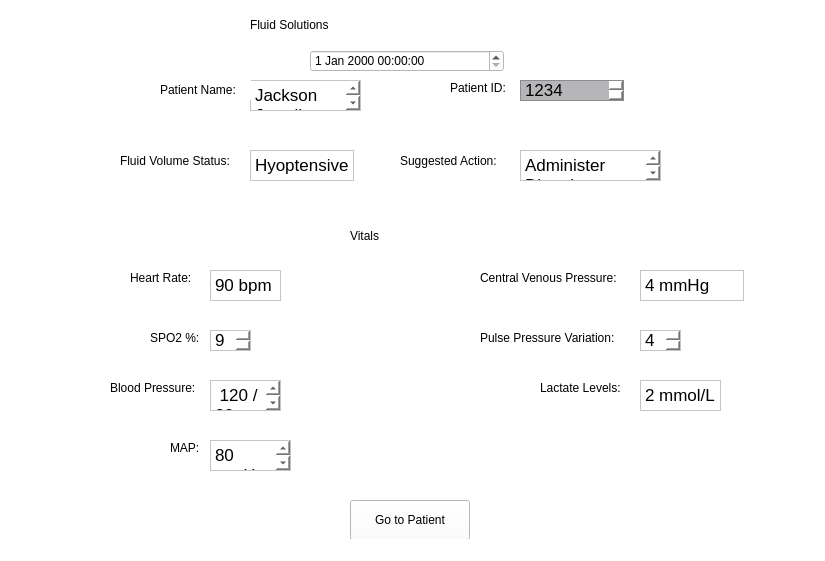
<?xml version="1.0" encoding="UTF-8"?>
<ui version="4.0">
 <class>MainWindow</class>
 <widget class="QMainWindow" name="MainWindow">
  <property name="geometry">
   <rect>
    <x>0</x>
    <y>0</y>
    <width>825</width>
    <height>561</height>
   </rect>
  </property>
  <property name="windowTitle">
   <string>MainWindow</string>
  </property>
  <property name="styleSheet">
   <string notr="true">background-color: rgb(255, 255, 255)</string>
  </property>
  <widget class="QWidget" name="centralwidget">
   <widget class="QLabel" name="label">
    <property name="geometry">
     <rect>
      <x>250</x>
      <y>-1</y>
      <width>301</width>
      <height>51</height>
     </rect>
    </property>
    <property name="styleSheet">
     <string notr="true">font: 48pt "Times New Roman";</string>
    </property>
    <property name="text">
     <string>Fluid Solutions</string>
    </property>
   </widget>
   <widget class="QDateTimeEdit" name="dateTimeEdit">
    <property name="geometry">
     <rect>
      <x>310</x>
      <y>50</y>
      <width>194</width>
      <height>22</height>
     </rect>
    </property>
   </widget>
   <widget class="QLabel" name="label_2">
    <property name="geometry">
     <rect>
      <x>120</x>
      <y>150</y>
      <width>131</width>
      <height>21</height>
     </rect>
    </property>
    <property name="text">
     <string>Fluid Volume Status: </string>
    </property>
   </widget>
   <widget class="QTextEdit" name="textEdit">
    <property name="geometry">
     <rect>
      <x>250</x>
      <y>150</y>
      <width>104</width>
      <height>31</height>
     </rect>
    </property>
    <property name="html">
     <string>&lt;!DOCTYPE HTML PUBLIC "-//W3C//DTD HTML 4.0//EN" "http://www.w3.org/TR/REC-html40/strict.dtd"&gt;
&lt;html&gt;&lt;head&gt;&lt;meta name="qrichtext" content="1" /&gt;&lt;meta charset="utf-8" /&gt;&lt;style type="text/css"&gt;
p, li { white-space: pre-wrap; }
hr { height: 1px; border-width: 0; }
li.unchecked::marker { content: "\2610"; }
li.checked::marker { content: "\2612"; }
&lt;/style&gt;&lt;/head&gt;&lt;body style=" font-family:'.AppleSystemUIFont'; font-size:13pt; font-weight:400; font-style:normal;"&gt;
&lt;p style=" margin-top:0px; margin-bottom:0px; margin-left:0px; margin-right:0px; -qt-block-indent:0; text-indent:0px;"&gt;Hyoptensive&lt;/p&gt;&lt;/body&gt;&lt;/html&gt;</string>
    </property>
   </widget>
   <widget class="QLabel" name="label_3">
    <property name="geometry">
     <rect>
      <x>400</x>
      <y>150</y>
      <width>111</width>
      <height>21</height>
     </rect>
    </property>
    <property name="text">
     <string>Suggested Action: </string>
    </property>
   </widget>
   <widget class="QTextEdit" name="textEdit_2">
    <property name="geometry">
     <rect>
      <x>520</x>
      <y>150</y>
      <width>141</width>
      <height>31</height>
     </rect>
    </property>
    <property name="html">
     <string>&lt;!DOCTYPE HTML PUBLIC "-//W3C//DTD HTML 4.0//EN" "http://www.w3.org/TR/REC-html40/strict.dtd"&gt;
&lt;html&gt;&lt;head&gt;&lt;meta name="qrichtext" content="1" /&gt;&lt;meta charset="utf-8" /&gt;&lt;style type="text/css"&gt;
p, li { white-space: pre-wrap; }
hr { height: 1px; border-width: 0; }
li.unchecked::marker { content: "\2610"; }
li.checked::marker { content: "\2612"; }
&lt;/style&gt;&lt;/head&gt;&lt;body style=" font-family:'.AppleSystemUIFont'; font-size:13pt; font-weight:400; font-style:normal;"&gt;
&lt;p style=" margin-top:0px; margin-bottom:0px; margin-left:0px; margin-right:0px; -qt-block-indent:0; text-indent:0px;"&gt;Administer Diuretic&lt;/p&gt;&lt;/body&gt;&lt;/html&gt;</string>
    </property>
   </widget>
   <widget class="QLabel" name="label_4">
    <property name="geometry">
     <rect>
      <x>350</x>
      <y>220</y>
      <width>91</width>
      <height>31</height>
     </rect>
    </property>
    <property name="styleSheet">
     <string notr="true">font: 24pt "Academy Engraved LET";
font: 36pt "Times New Roman";</string>
    </property>
    <property name="text">
     <string>Vitals</string>
    </property>
   </widget>
   <widget class="QLabel" name="label_5">
    <property name="geometry">
     <rect>
      <x>130</x>
      <y>270</y>
      <width>71</width>
      <height>16</height>
     </rect>
    </property>
    <property name="text">
     <string>Heart Rate: </string>
    </property>
   </widget>
   <widget class="QLabel" name="label_6">
    <property name="geometry">
     <rect>
      <x>150</x>
      <y>330</y>
      <width>61</width>
      <height>16</height>
     </rect>
    </property>
    <property name="text">
     <string>SPO2 %: </string>
    </property>
   </widget>
   <widget class="QLabel" name="label_7">
    <property name="geometry">
     <rect>
      <x>540</x>
      <y>380</y>
      <width>91</width>
      <height>16</height>
     </rect>
    </property>
    <property name="text">
     <string>Lactate Levels:</string>
    </property>
   </widget>
   <widget class="QLabel" name="label_8">
    <property name="geometry">
     <rect>
      <x>110</x>
      <y>380</y>
      <width>101</width>
      <height>16</height>
     </rect>
    </property>
    <property name="text">
     <string>Blood Pressure:</string>
    </property>
   </widget>
   <widget class="QLabel" name="label_9">
    <property name="geometry">
     <rect>
      <x>480</x>
      <y>270</y>
      <width>161</width>
      <height>16</height>
     </rect>
    </property>
    <property name="text">
     <string>Central Venous Pressure:</string>
    </property>
   </widget>
   <widget class="QLabel" name="label_10">
    <property name="geometry">
     <rect>
      <x>480</x>
      <y>330</y>
      <width>151</width>
      <height>16</height>
     </rect>
    </property>
    <property name="text">
     <string>Pulse Pressure Variation: </string>
    </property>
   </widget>
   <widget class="QTextEdit" name="textEdit_3">
    <property name="geometry">
     <rect>
      <x>210</x>
      <y>270</y>
      <width>71</width>
      <height>31</height>
     </rect>
    </property>
    <property name="html">
     <string>&lt;!DOCTYPE HTML PUBLIC "-//W3C//DTD HTML 4.0//EN" "http://www.w3.org/TR/REC-html40/strict.dtd"&gt;
&lt;html&gt;&lt;head&gt;&lt;meta name="qrichtext" content="1" /&gt;&lt;meta charset="utf-8" /&gt;&lt;style type="text/css"&gt;
p, li { white-space: pre-wrap; }
hr { height: 1px; border-width: 0; }
li.unchecked::marker { content: "\2610"; }
li.checked::marker { content: "\2612"; }
&lt;/style&gt;&lt;/head&gt;&lt;body style=" font-family:'.AppleSystemUIFont'; font-size:13pt; font-weight:400; font-style:normal;"&gt;
&lt;p style=" margin-top:0px; margin-bottom:0px; margin-left:0px; margin-right:0px; -qt-block-indent:0; text-indent:0px;"&gt;90 bpm&lt;/p&gt;&lt;/body&gt;&lt;/html&gt;</string>
    </property>
   </widget>
   <widget class="QTextEdit" name="textEdit_4">
    <property name="geometry">
     <rect>
      <x>210</x>
      <y>330</y>
      <width>41</width>
      <height>21</height>
     </rect>
    </property>
    <property name="html">
     <string>&lt;!DOCTYPE HTML PUBLIC "-//W3C//DTD HTML 4.0//EN" "http://www.w3.org/TR/REC-html40/strict.dtd"&gt;
&lt;html&gt;&lt;head&gt;&lt;meta name="qrichtext" content="1" /&gt;&lt;meta charset="utf-8" /&gt;&lt;style type="text/css"&gt;
p, li { white-space: pre-wrap; }
hr { height: 1px; border-width: 0; }
li.unchecked::marker { content: "\2610"; }
li.checked::marker { content: "\2612"; }
&lt;/style&gt;&lt;/head&gt;&lt;body style=" font-family:'.AppleSystemUIFont'; font-size:13pt; font-weight:400; font-style:normal;"&gt;
&lt;p style=" margin-top:0px; margin-bottom:0px; margin-left:0px; margin-right:0px; -qt-block-indent:0; text-indent:0px;"&gt;95&lt;/p&gt;&lt;/body&gt;&lt;/html&gt;</string>
    </property>
   </widget>
   <widget class="QTextEdit" name="textEdit_5">
    <property name="geometry">
     <rect>
      <x>210</x>
      <y>380</y>
      <width>71</width>
      <height>31</height>
     </rect>
    </property>
    <property name="html">
     <string>&lt;!DOCTYPE HTML PUBLIC "-//W3C//DTD HTML 4.0//EN" "http://www.w3.org/TR/REC-html40/strict.dtd"&gt;
&lt;html&gt;&lt;head&gt;&lt;meta name="qrichtext" content="1" /&gt;&lt;meta charset="utf-8" /&gt;&lt;style type="text/css"&gt;
p, li { white-space: pre-wrap; }
hr { height: 1px; border-width: 0; }
li.unchecked::marker { content: "\2610"; }
li.checked::marker { content: "\2612"; }
&lt;/style&gt;&lt;/head&gt;&lt;body style=" font-family:'.AppleSystemUIFont'; font-size:13pt; font-weight:400; font-style:normal;"&gt;
&lt;p style=" margin-top:0px; margin-bottom:0px; margin-left:0px; margin-right:0px; -qt-block-indent:0; text-indent:0px;"&gt; 120 / 80&lt;/p&gt;&lt;/body&gt;&lt;/html&gt;</string>
    </property>
   </widget>
   <widget class="QTextEdit" name="textEdit_6">
    <property name="geometry">
     <rect>
      <x>640</x>
      <y>270</y>
      <width>104</width>
      <height>31</height>
     </rect>
    </property>
    <property name="html">
     <string>&lt;!DOCTYPE HTML PUBLIC "-//W3C//DTD HTML 4.0//EN" "http://www.w3.org/TR/REC-html40/strict.dtd"&gt;
&lt;html&gt;&lt;head&gt;&lt;meta name="qrichtext" content="1" /&gt;&lt;meta charset="utf-8" /&gt;&lt;style type="text/css"&gt;
p, li { white-space: pre-wrap; }
hr { height: 1px; border-width: 0; }
li.unchecked::marker { content: "\2610"; }
li.checked::marker { content: "\2612"; }
&lt;/style&gt;&lt;/head&gt;&lt;body style=" font-family:'.AppleSystemUIFont'; font-size:13pt; font-weight:400; font-style:normal;"&gt;
&lt;p style=" margin-top:0px; margin-bottom:0px; margin-left:0px; margin-right:0px; -qt-block-indent:0; text-indent:0px;"&gt;4 mmHg&lt;/p&gt;&lt;/body&gt;&lt;/html&gt;</string>
    </property>
   </widget>
   <widget class="QTextEdit" name="textEdit_7">
    <property name="geometry">
     <rect>
      <x>640</x>
      <y>330</y>
      <width>41</width>
      <height>21</height>
     </rect>
    </property>
    <property name="html">
     <string>&lt;!DOCTYPE HTML PUBLIC "-//W3C//DTD HTML 4.0//EN" "http://www.w3.org/TR/REC-html40/strict.dtd"&gt;
&lt;html&gt;&lt;head&gt;&lt;meta name="qrichtext" content="1" /&gt;&lt;meta charset="utf-8" /&gt;&lt;style type="text/css"&gt;
p, li { white-space: pre-wrap; }
hr { height: 1px; border-width: 0; }
li.unchecked::marker { content: "\2610"; }
li.checked::marker { content: "\2612"; }
&lt;/style&gt;&lt;/head&gt;&lt;body style=" font-family:'.AppleSystemUIFont'; font-size:13pt; font-weight:400; font-style:normal;"&gt;
&lt;p style=" margin-top:0px; margin-bottom:0px; margin-left:0px; margin-right:0px; -qt-block-indent:0; text-indent:0px;"&gt;40&lt;/p&gt;&lt;/body&gt;&lt;/html&gt;</string>
    </property>
   </widget>
   <widget class="QTextEdit" name="textEdit_8">
    <property name="geometry">
     <rect>
      <x>640</x>
      <y>380</y>
      <width>81</width>
      <height>31</height>
     </rect>
    </property>
    <property name="html">
     <string>&lt;!DOCTYPE HTML PUBLIC "-//W3C//DTD HTML 4.0//EN" "http://www.w3.org/TR/REC-html40/strict.dtd"&gt;
&lt;html&gt;&lt;head&gt;&lt;meta name="qrichtext" content="1" /&gt;&lt;meta charset="utf-8" /&gt;&lt;style type="text/css"&gt;
p, li { white-space: pre-wrap; }
hr { height: 1px; border-width: 0; }
li.unchecked::marker { content: "\2610"; }
li.checked::marker { content: "\2612"; }
&lt;/style&gt;&lt;/head&gt;&lt;body style=" font-family:'.AppleSystemUIFont'; font-size:13pt; font-weight:400; font-style:normal;"&gt;
&lt;p style=" margin-top:0px; margin-bottom:0px; margin-left:0px; margin-right:0px; -qt-block-indent:0; text-indent:0px;"&gt;2 mmol/L&lt;/p&gt;&lt;/body&gt;&lt;/html&gt;</string>
    </property>
   </widget>
   <widget class="QTextEdit" name="textEdit_9">
    <property name="geometry">
     <rect>
      <x>250</x>
      <y>80</y>
      <width>111</width>
      <height>31</height>
     </rect>
    </property>
    <property name="html">
     <string>&lt;!DOCTYPE HTML PUBLIC "-//W3C//DTD HTML 4.0//EN" "http://www.w3.org/TR/REC-html40/strict.dtd"&gt;
&lt;html&gt;&lt;head&gt;&lt;meta name="qrichtext" content="1" /&gt;&lt;meta charset="utf-8" /&gt;&lt;style type="text/css"&gt;
p, li { white-space: pre-wrap; }
hr { height: 1px; border-width: 0; }
li.unchecked::marker { content: "\2610"; }
li.checked::marker { content: "\2612"; }
&lt;/style&gt;&lt;/head&gt;&lt;body style=" font-family:'.AppleSystemUIFont'; font-size:13pt; font-weight:400; font-style:normal;"&gt;
&lt;p style=" margin-top:0px; margin-bottom:0px; margin-left:0px; margin-right:0px; -qt-block-indent:0; text-indent:0px;"&gt;Jackson Jewell &lt;/p&gt;&lt;/body&gt;&lt;/html&gt;</string>
    </property>
   </widget>
   <widget class="QLabel" name="label_11">
    <property name="geometry">
     <rect>
      <x>160</x>
      <y>80</y>
      <width>91</width>
      <height>20</height>
     </rect>
    </property>
    <property name="text">
     <string>Patient Name:</string>
    </property>
   </widget>
   <widget class="QLabel" name="label_12">
    <property name="geometry">
     <rect>
      <x>450</x>
      <y>80</y>
      <width>71</width>
      <height>16</height>
     </rect>
    </property>
    <property name="text">
     <string>Patient ID:</string>
    </property>
   </widget>
   <widget class="QTextEdit" name="textEdit_10">
    <property name="geometry">
     <rect>
      <x>520</x>
      <y>80</y>
      <width>104</width>
      <height>21</height>
     </rect>
    </property>
    <property name="styleSheet">
     <string notr="true">background-color: rgb(182, 181, 184);</string>
    </property>
    <property name="html">
     <string>&lt;!DOCTYPE HTML PUBLIC "-//W3C//DTD HTML 4.0//EN" "http://www.w3.org/TR/REC-html40/strict.dtd"&gt;
&lt;html&gt;&lt;head&gt;&lt;meta name="qrichtext" content="1" /&gt;&lt;meta charset="utf-8" /&gt;&lt;style type="text/css"&gt;
p, li { white-space: pre-wrap; }
hr { height: 1px; border-width: 0; }
li.unchecked::marker { content: "\2610"; }
li.checked::marker { content: "\2612"; }
&lt;/style&gt;&lt;/head&gt;&lt;body style=" font-family:'.AppleSystemUIFont'; font-size:13pt; font-weight:400; font-style:normal;"&gt;
&lt;p style=" margin-top:0px; margin-bottom:0px; margin-left:0px; margin-right:0px; -qt-block-indent:0; text-indent:0px;"&gt;1234&lt;/p&gt;&lt;/body&gt;&lt;/html&gt;</string>
    </property>
   </widget>
   <widget class="QLabel" name="label_13">
    <property name="geometry">
     <rect>
      <x>170</x>
      <y>440</y>
      <width>41</width>
      <height>16</height>
     </rect>
    </property>
    <property name="text">
     <string>MAP:</string>
    </property>
   </widget>
   <widget class="QTextEdit" name="textEdit_11">
    <property name="geometry">
     <rect>
      <x>210</x>
      <y>440</y>
      <width>81</width>
      <height>31</height>
     </rect>
    </property>
    <property name="html">
     <string>&lt;!DOCTYPE HTML PUBLIC "-//W3C//DTD HTML 4.0//EN" "http://www.w3.org/TR/REC-html40/strict.dtd"&gt;
&lt;html&gt;&lt;head&gt;&lt;meta name="qrichtext" content="1" /&gt;&lt;meta charset="utf-8" /&gt;&lt;style type="text/css"&gt;
p, li { white-space: pre-wrap; }
hr { height: 1px; border-width: 0; }
li.unchecked::marker { content: "\2610"; }
li.checked::marker { content: "\2612"; }
&lt;/style&gt;&lt;/head&gt;&lt;body style=" font-family:'.AppleSystemUIFont'; font-size:13pt; font-weight:400; font-style:normal;"&gt;
&lt;p style=" margin-top:0px; margin-bottom:0px; margin-left:0px; margin-right:0px; -qt-block-indent:0; text-indent:0px;"&gt;80 mmHg&lt;/p&gt;&lt;/body&gt;&lt;/html&gt;</string>
    </property>
   </widget>
    <!-- New QPushButton to route to the patient window -->
    <widget class="QPushButton" name="patient_window_button">
        <property name="geometry">
        <rect>
        <x>350</x>
        <y>500</y>
        <width>120</width>
        <height>40</height>
        </rect>
        </property>
        <property name="text">
        <string>Go to Patient</string>
        </property>
        <property name="toolTip">
        <string>Click to view patient window</string>
        </property>
    </widget>
  </widget>
  <widget class="QMenuBar" name="menubar">
   <property name="geometry">
    <rect>
     <x>0</x>
     <y>0</y>
     <width>825</width>
     <height>24</height>
    </rect>
   </property>
  </widget>
  <widget class="QStatusBar" name="statusbar" />
 </widget>
 <resources />
 <connections />
</ui>
